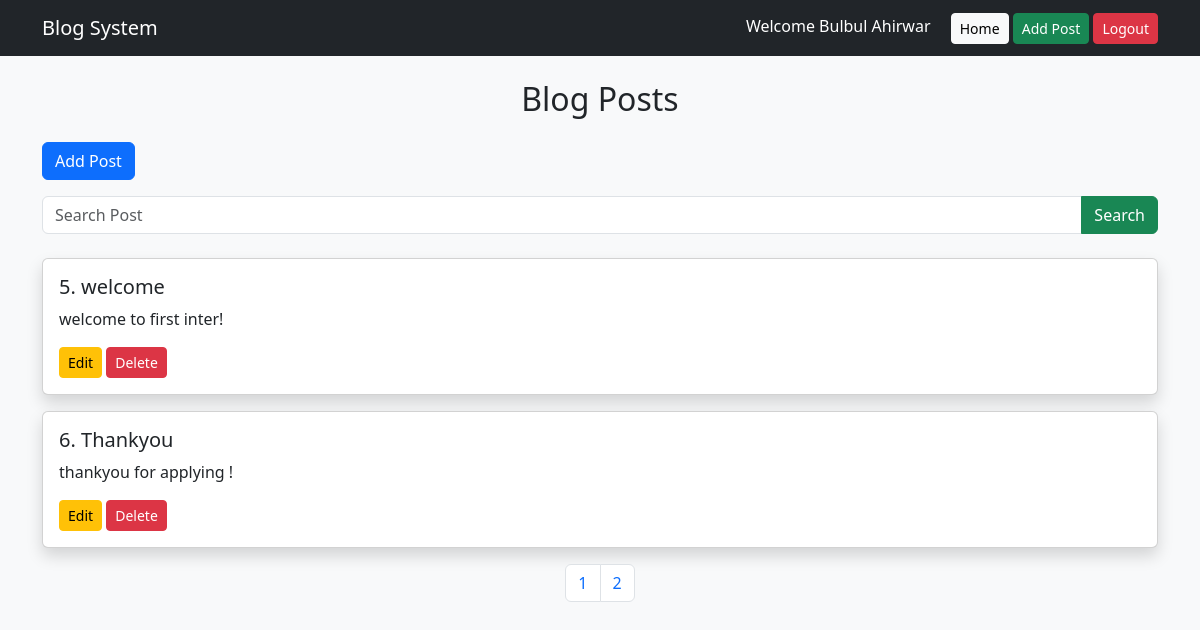
/index.php?page=2 (signed in), run on the app's committed database.
### tables this page shows
CREATE TABLE `posts` (
  `id` int(11) NOT NULL,
  `title` varchar(255) DEFAULT NULL,
  `content` text DEFAULT NULL,
  `created_at` timestamp NOT NULL DEFAULT current_timestamp()
);

### index.php (the view, shortened to what this page needs)
<?php
include "config.php";
?>
<!DOCTYPE html>
<html>
<head>
<link href="https://cdn.jsdelivr.net/npm/bootstrap@5.3.0/dist/css/bootstrap.min.css" rel="stylesheet">
</head>
<body class="bg-light">
<nav class="navbar navbar-dark bg-dark">
<div class="container">
<a class="navbar-brand">Blog System</a>
<div>
<span class="text-white me-3">
Welcome <?php echo $_SESSION['user']; ?>
</span>
<a href="index.php" class="btn btn-light btn-sm">Home</a>
<a href="create.php" class="btn btn-success btn-sm">Add Post</a>
<a href="logout.php" class="btn btn-danger btn-sm">Logout</a>
</div>
</div>
</nav>
<div class="container mt-4">
<h2 class="text-center mb-4">Blog Posts</h2>
<a href="create.php" class="btn btn-primary mb-3">Add Post</a>
<form method="GET" action="search.php" class="mb-4">
<div class="input-group">
<input type="text" name="search" class="form-control" placeholder="Search Post">
<button class="btn btn-success">Search</button>
</div>
</form>
<?php
$limit = 4;
$page = isset($_GET['page']) ? $_GET['page'] : 1;
$start = ($page - 1) * $limit;
$sql = "SELECT * FROM posts LIMIT $start,$limit";
$result = $conn->query($sql);
$count = $start + 1;
while($row = $result->fetch_assoc()){
?>
<div class="card mb-3 shadow">
<div class="card-body">
<h5><?php echo $count++; ?>. <?php echo $row['title']; ?></h5>
<p><?php echo $row['content']; ?></p>
<a href="edit.php?id=<?php echo $row['id']; ?>" class="btn btn-warning btn-sm">Edit</a>
<a href="delete.php?id=<?php echo $row['id']; ?>"
class="btn btn-danger btn-sm"
onclick="return confirm('Are you sure you want to delete this post?')">
Delete
</a>
</div>
</div>
<?php } ?>
<?php
$result1 = $conn->query("SELECT COUNT(id) as total FROM posts");
$row1 = $result1->fetch_assoc();
$total_posts = $row1['total'];
$total_pages = ceil($total_posts / $limit);
?>
<nav>
<ul class="pagination justify-content-center">
<?php
for($i = 1; $i <= $total_pages; $i++){
echo "<li class='page-item'><a class='page-link' href='index.php?page=".$i."'>".$i."</a></li>";
}
?>
</ul>
</nav>
</div>
</body>
</html>

### data on the page
posts: title "welcome", content "welcome to first inter!"
posts: title "Thankyou", content "thankyou for applying !"

### other printed values
$_SESSION['user'] "Bulbul Ahirwar"
